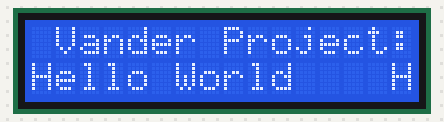
The sketch below on a simulated Arduino Uno, built with avr-gcc and run on an emulated ATmega328P. Parts: 16×2 character LCD.

Above: at 0.16 s.
At 0.57 s:
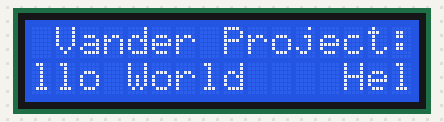
At 0.97 s:
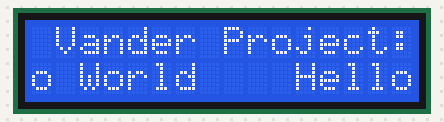
At 1.78 s:
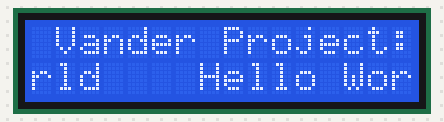
At 2.59 s:
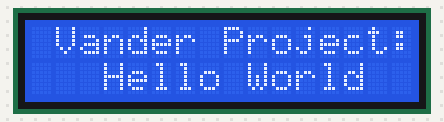
At 3.4 s:
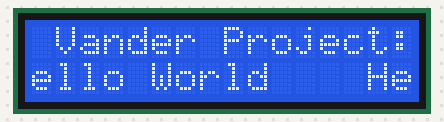

The sketch:

loop-lcd-arduino.ino
```cpp
// C++ code
// Made by Vander :D
#include <LiquidCrystal.h>

LiquidCrystal lcd(2, 3, 4, 5, 6, 7);

char * LargeText = "Hello World     ";

int iLineNumber = 1;
int iCursor = 0;

void setup()
{
lcd.begin(16,2);
lcd.setCursor(1, 0);
lcd.print("Vander Project:");
}

void loop()
{
  UpdateLCDDisplay();
  delay(200);
}

void UpdateLCDDisplay()
{
  int iLenofLargeText = strlen(LargeText);
  if (iCursor==(iLenofLargeText - 1))
  {
    iCursor = 0;
  }
  lcd.setCursor(0, iLineNumber);
  if (iCursor < iLenofLargeText - 16)
  {
    for (int iChar = iCursor; iChar < iCursor + 16; iChar++)
    {
      lcd.print(LargeText[iChar]);
    }
  }
  else
  {
  	for (int iChar = iCursor; iChar < (iLenofLargeText - 1); iChar++)
    {
      lcd.print(LargeText[iChar]);
    }

    for (int iChar = 0; iChar <= 16 - (iLenofLargeText - iCursor); iChar++)
    {
      lcd.print(LargeText[iChar]);
    }
  }

  iCursor++;
}
```

Measured:
- by itself, everything shown: repeats every 3.0 s, in 15 steps
